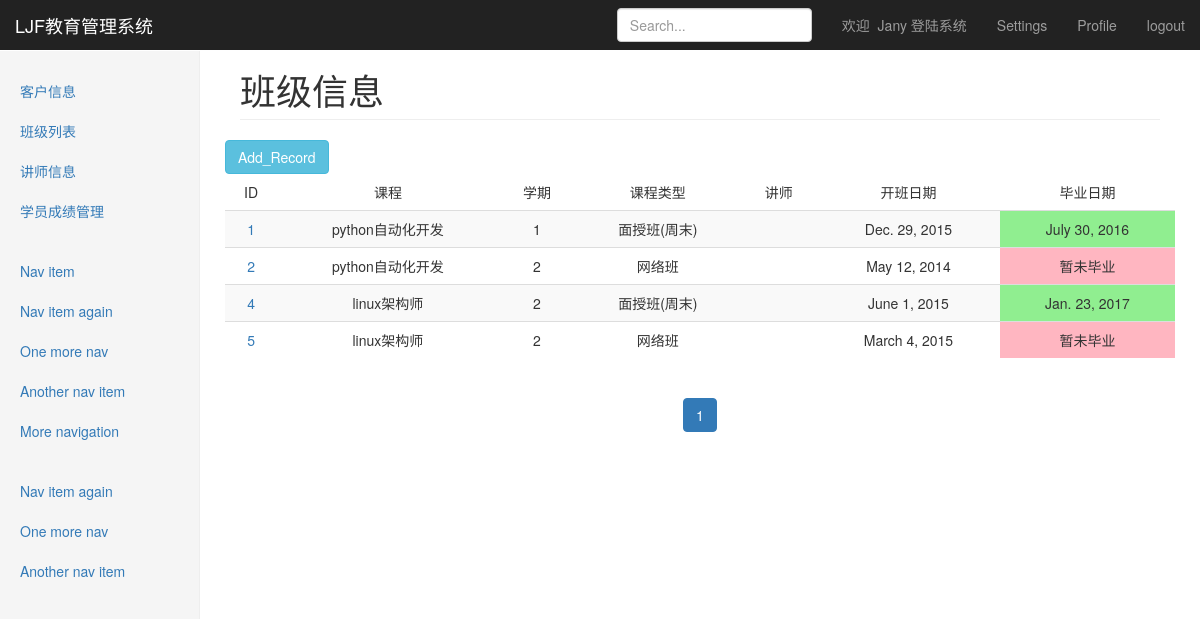
Page /crm/classes (signed in) on the committed database.
### crm_pratice/models.py (models this page shows, shortened)
class ClassList(models.Model):
    course = models.ForeignKey(Course,verbose_name=u"课程")
    semester = models.IntegerField(verbose_name=u"学期")
    course_type = models.CharField(max_length=64,choices=course_type_choices,default='offline_weekend',
                                   verbose_name=u'班级类型')
    teachers = models.ManyToManyField(UserProfile,verbose_name=u'讲师信息')
    start_date = models.DateField(verbose_name=u'开始时间')
    graduate_date = models.DateField(null=True,blank=True,verbose_name=u'毕业时间')
    class Meta:
        unique_together = ('course','semester','course_type')

class Course(models.Model):
    name = models.CharField(max_length=64,unique=True)
    online_price = models.IntegerField()
    offline_price = models.IntegerField()
    introduction = models.TextField()
    def __str__(self):
        return self.name

### crm_pratice/views.py (the view)
@login_required()
def classes(request):
    class_list = paging(request,'ClassList')
    return render(request,'dashboard/classes.html',{'class_list':class_list})

### crm_pratice/templatetags/customer_tag.py (called while the page is built)
@register.simple_tag
def guess_page(current_page,loop_num):
    offset = abs(current_page - loop_num)
    if offset < 3:
        if current_page == loop_num:
            page_ele = """ <li class='active'><a href="?page=%s">%s</a></li> """ %(loop_num,loop_num)
        else:
            page_ele = """ <li class=''><a href="?page=%s">%s</a></li> """ %(loop_num,loop_num)
        return format_html(page_ele)
    else:
        return ''

### crm_pratice/views.py (called while the page is built)
def paging(request,models_func):
    if hasattr(models,models_func):
        func = getattr(models,models_func)
        ct_list = func.objects.all()
    else:
        return False
    paginator = Paginator(ct_list,10)
    page = request.GET.get('page')
    try:
        customer_list = paginator.page(page)
    except PageNotAnInteger:
        customer_list = paginator.page(1)
    except EmptyPage:
        customer_list = paginator.page(paginator.num_pages)
    return customer_list

### templates/dashboard/classes.html (shortened to what this page needs)
{% extends "Dashboard Template for Bootstrap.html" %}
{% load customer_tag %}
{% block header %}
    班级信息
{% endblock %}
{% block content_body %}
    <table class="table table-striped">
        <thead>
            <tr>
                <td>ID</td>
                <td>课程</td>
                <td>学期</td>
                <td>课程类型</td>
                <td>讲师</td>
                <td>开班日期</td>
                <td>毕业日期</td>
            </tr>
        </thead>
        <tbody>
        {% for cl in class_list %}
            <tr>
                <td><a href="/crm/classes/{{ cl.id }}" >{{ cl.id }}</td>
                <td>{{ cl.course }}</td>
                <td>{{ cl.semester }}</td>
                <td>{{ cl.get_course_type_display }}</td>
                <td>{{ cl.get_teachers_display }}</td>
                <td>{{ cl.start_date }}</td>
                {% if cl.graduate_date == None %}
                    <td class="graduated">暂未毕业</td>
                {% else %}
                    <td class="unregistered" >{{ cl.graduate_date }}</td>
                {% endif %}
            </tr>
        {% endfor %}
        </tbody>
          <a class="btn btn-info pull-left" href="classes/new">Add_Record</a>
    </table>
    <nav>
        <ul class="pagination">
                  {% for page_num in class_list.paginator.page_range %}
                      {% guess_page class_list.number page_num %}
                  {% endfor %}
        </ul>
    </nav>
{% endblock %}

### templates/Dashboard Template for Bootstrap.html (shortened to what this page needs)
<!DOCTYPE html>
<html lang="zh-CN"><head><meta http-equiv="Content-Type" content="text/html; charset=UTF-8">
    <link href="/static/css/bootstrap.min.css" rel="stylesheet">
    <link href="/static/css/dashboard.css" rel="stylesheet">
    <link href="/static/css/self_use.css" rel="stylesheet">
  </head>
  <body>
    <nav class="navbar navbar-inverse navbar-fixed-top">
      <div class="container-fluid">
        <div class="navbar-header">
          <a class="navbar-brand" href="http://v3.bootcss.com/examples/dashboard/#">LJF教育管理系统</a>
        </div>
        <div id="navbar" class="navbar-collapse collapse">
          <ul class="nav navbar-nav navbar-right">
            <li><a href="#">欢迎 &nbsp;{{ request.user }}&nbsp;登陆系统</a></li>
            <li><a href="#">Settings</a></li>
            <li><a href="">Profile</a></li>
            <li><a href="/accounts/logout/">logout</a></li>
          </ul>
          <form class="navbar-form navbar-right">
            <input type="text" class="form-control" placeholder="Search...">
          </form>
        </div>
      </div>
    </nav>
    <div class="container-fluid">
      <div class="row">
        <div class="col-sm-3 col-md-2 sidebar">
          <ul class="nav nav-sidebar">
            <li onclick="become_active(this)"><a href="/crm/customer">客户信息<span class="sr-only">(current)</span></a></li>
            <li onclick="become_active(this)" ><a href="/crm/classes">班级列表</a></li>
            <li onclick="become_active(this)"><a href="/crm/teachers">讲师信息</a></li>
            <li onclick="become_active(this)"><a href="/crm/student_grade">学员成绩管理</a></li>
          </ul>
          <ul class="nav nav-sidebar">
            <li><a href="">Nav item</a></li>
            <li><a href="">Nav item again</a></li>
            <li><a href="">One more nav</a></li>
            <li><a href="">Another nav item</a></li>
            <li><a href="">More navigation</a></li>
          </ul>
          <ul class="nav nav-sidebar">
            <li><a href="">Nav item again</a></li>
            <li><a href="">One more nav</a></li>
            <li><a href="">Another nav item</a></li>
          </ul>
        </div>
        <div class="col-sm-9 col-sm-offset-3 col-md-10 col-md-offset-2 main">
          <h1 class="page-header">{% block header %}put your header to here{% endblock %}</h1>
          <div class="row placeholders">
              {% block content_body %} put content body to here{% endblock %}
          </div>
        </div>
      </div>
    </div>
<div id="ext_stophi" style="z-index: 2147483647;"><div class="extnotice"><h2> <a href="http://v3.bootcss.com/examples/dashboard/#" title="关闭提示" id="closenotice" class="closenotice"></a></h2> <a id="sogouconfirm" href="http://v3.bootcss.com/examples/dashboard/#" class="extconfirm"></a> <a id="sogoucancel" href="http://v3.bootcss.com/examples/dashboard/#" class="extconfirm"></a></div></div></body></html>

### statics/css/dashboard.css (style rules this page uses)
body { padding-top: 50px; }
.navbar-fixed-top { border: 0; }
.sidebar { display: none; }
@media (min-width: 768px) { .sidebar { position: fixed; top: 51px; bottom: 0; left: 0; z-index: 1000; display: block; padding: 20px; overflow-x: hidden; overflow-y: auto; background-color: #f5f5f5; border-right: 1px solid #eee; } }
.nav-sidebar { margin-right: -21px; margin-bottom: 20px; margin-left: -20px; }
.nav-sidebar > li > a { padding-right: 20px; padding-left: 20px; }
.main { padding: 20px; }
@media (min-width: 768px) { .main { padding-right: 40px; padding-left: 40px; } }
.main .page-header { margin-top: 0; }
.placeholders { margin-bottom: 30px; text-align: center; }

### statics/css/self_use.css (style rules this page uses)
.unregistered { background-color: lightgreen; }
.graduated { background-color: lightpink; }

### rows in the picture
ClassList: id "1", course "python自动化开发", semester "1", course_type "面授班(周末)", start_date "Dec. 29, 2015", graduate_date "July 30, 2016"
ClassList: id "2", course "python自动化开发", semester "2", course_type "网络班", start_date "May 12, 2014", shows "暂未毕业"
ClassList: id "4", course "linux架构师", semester "2", course_type "面授班(周末)", start_date "June 1, 2015", graduate_date "Jan. 23, 2017"
ClassList: id "5", course "linux架构师", semester "2", course_type "网络班", start_date "March 4, 2015", shows "暂未毕业"

### other values in the picture
{{ request.user }} "Jany"
